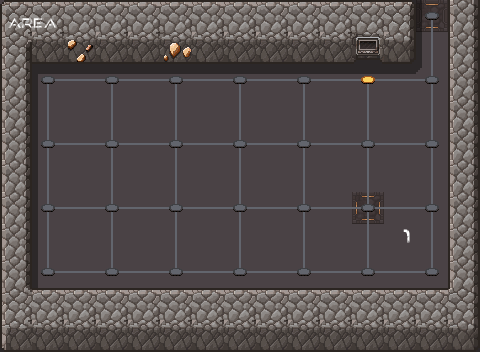

Below is a game level as drawn by its tile map, then a one-line description and the .tmx file that defines it, in full:
An orthogonal 15x11 tile map with 32x32 px tiles, 6 tile layers (ground, sh, wall, p, ...), 5 tilesets.

<map version="1.10" tiledversion="1.10.2" orientation="orthogonal" renderorder="right-down" width="15" height="11" tilewidth="32" tileheight="32" infinite="0" nextlayerid="8" nextobjectid="1">
 <tileset firstgid="1" source="scifi_dungeon_tileset2.tsx" />
 <tileset firstgid="241" source="scifi_dungeon_tileset.tsx" />
 <tileset firstgid="433" source="alien_spaceship_tileset2.tsx" />
 <tileset firstgid="673" source="alien_spaceship_tileset.tsx" />
 <tileset firstgid="865" source="scifi_tileset_01.tsx" />
 <layer id="1" name="ground" width="15" height="11">
  <data encoding="csv">
151,151,151,151,151,151,151,151,151,151,151,151,151,182,151,
151,151,151,151,151,151,151,151,151,151,151,151,151,151,151,
151,151,151,151,151,151,151,151,151,151,151,151,151,151,151,
151,151,151,151,151,151,151,151,151,151,151,151,151,151,151,
151,151,151,151,151,151,151,151,151,151,151,151,151,151,151,
151,151,151,151,151,151,151,151,151,151,151,151,151,151,151,
151,151,151,151,151,151,151,151,151,151,151,183,151,151,151,
151,151,151,151,151,151,151,151,151,151,151,151,151,151,151,
151,151,151,151,151,151,151,151,151,151,151,151,151,151,151,
151,151,151,151,151,151,151,151,151,151,151,151,151,151,151,
151,151,151,151,151,151,151,151,151,151,151,151,151,151,151
</data>
 </layer>
 <layer id="6" name="sh" width="15" height="11" opacity="0.4">
  <data encoding="csv">
0,0,0,0,0,0,0,0,0,0,0,0,36,43,0,
0,0,36,36,0,36,0,0,0,0,0,36,36,43,0,
0,13,22,22,22,22,22,22,22,22,22,22,22,23,0,
0,43,0,0,0,0,0,0,0,0,0,0,0,0,0,
0,43,0,0,0,0,0,0,0,0,0,0,0,0,0,
0,43,0,0,0,0,0,0,0,0,0,0,0,0,0,
0,43,0,0,0,0,0,0,0,0,0,0,0,0,0,
0,43,0,0,0,0,0,0,0,0,0,0,0,0,0,
0,43,0,0,0,0,0,0,0,0,0,0,0,0,0,
0,0,0,0,0,0,0,0,0,0,0,0,0,0,0,
894,0,0,0,0,0,0,0,0,0,0,0,0,0,894
</data>
 </layer>
 <layer id="2" name="wall" width="15" height="11">
  <data encoding="csv">
34,53,53,53,53,53,53,53,53,53,53,53,32,0,28,
71,82,116,82,82,106,82,82,82,82,82,113,83,0,28,
28,0,0,0,0,0,0,0,0,0,0,0,0,0,28,
28,0,0,0,0,0,0,0,0,0,0,0,0,0,28,
28,0,0,0,0,0,0,0,0,0,0,0,0,0,28,
28,0,0,0,0,0,0,0,0,0,0,0,0,0,28,
28,0,0,0,0,0,0,0,0,0,0,0,0,0,28,
28,0,0,0,0,0,0,0,0,0,0,0,0,0,28,
28,0,0,0,0,0,0,0,0,0,0,0,0,0,28,
72,53,53,53,53,53,53,53,53,53,53,53,53,53,73,
81,82,82,82,82,82,82,82,82,82,82,82,82,82,83
</data>
 </layer>
 <layer id="7" name="p" width="15" height="11">
  <data encoding="csv">
1015,1016,0,0,0,0,0,0,0,0,0,0,0,0,0,
0,0,0,0,0,0,0,0,0,0,0,0,0,0,0,
0,0,0,0,0,0,0,0,0,0,0,0,0,0,0,
0,0,0,0,0,0,0,0,0,0,0,0,0,0,0,
0,0,0,0,0,0,0,0,0,0,0,0,0,0,0,
0,0,0,0,0,0,0,0,0,0,0,0,0,0,0,
0,0,0,0,0,0,0,0,0,0,0,0,0,0,0,
0,0,0,0,0,0,0,0,0,0,0,0,1018,0,0,
0,0,0,0,0,0,0,0,0,0,0,0,0,0,0,
0,0,0,0,0,0,0,0,0,0,0,0,0,0,0,
0,0,0,0,0,0,0,0,0,0,0,0,0,0,0
</data>
 </layer>
 <layer id="3" name="line" width="15" height="11">
  <data encoding="csv">
0,0,0,0,0,0,0,0,0,0,0,0,0,2684354730,0,
0,0,0,0,0,0,0,0,0,0,0,0,0,3221225651,0,
0,2684354720,2684354739,3221225631,2684354739,3221225631,2684354739,3221225631,2684354739,3221225631,2684354739,3221225631,2684354739,1610612895,0,
0,3221225651,0,3221225651,0,3221225651,0,3221225651,0,3221225651,0,3221225651,0,3221225651,0,
0,2684354719,2684354739,169,2684354739,169,2684354739,169,2684354739,169,2684354739,169,2684354739,1610612895,0,
0,3221225651,0,179,0,179,0,179,0,179,0,179,0,3221225651,0,
0,2684354719,2684354739,169,2684354739,169,2684354739,169,2684354739,169,2684354739,169,2684354739,1610612895,0,
0,3221225651,0,3221225651,0,3221225651,0,3221225651,0,3221225651,0,3221225651,0,3221225651,0,
0,160,2684354739,159,2684354739,159,2684354739,159,2684354739,159,2684354739,159,2684354739,1610612896,0,
0,0,0,0,0,0,0,0,0,0,0,0,0,0,0,
0,0,0,0,0,0,0,0,0,0,0,0,0,0,0
</data>
 </layer>
 <layer id="4" name="point" width="15" height="11">
  <data encoding="csv">
0,0,0,0,0,0,0,0,0,0,0,0,0,168,0,
0,0,0,0,0,0,0,0,0,0,0,0,0,0,0,
0,168,0,168,0,168,0,168,0,168,0,158,0,168,0,
0,0,0,0,0,0,0,0,0,0,0,0,0,0,0,
0,168,0,168,0,168,0,168,0,168,0,168,0,168,0,
0,0,0,0,0,0,0,0,0,0,0,0,0,0,0,
0,168,0,168,0,168,0,168,0,168,0,168,0,168,0,
0,0,0,0,0,0,0,0,0,0,0,0,0,0,0,
0,168,0,168,0,168,0,168,0,168,0,168,0,168,0,
0,0,0,0,0,0,0,0,0,0,0,0,0,0,0,
0,0,0,0,0,0,0,0,0,0,0,0,0,0,0
</data>
 </layer>
</map>
